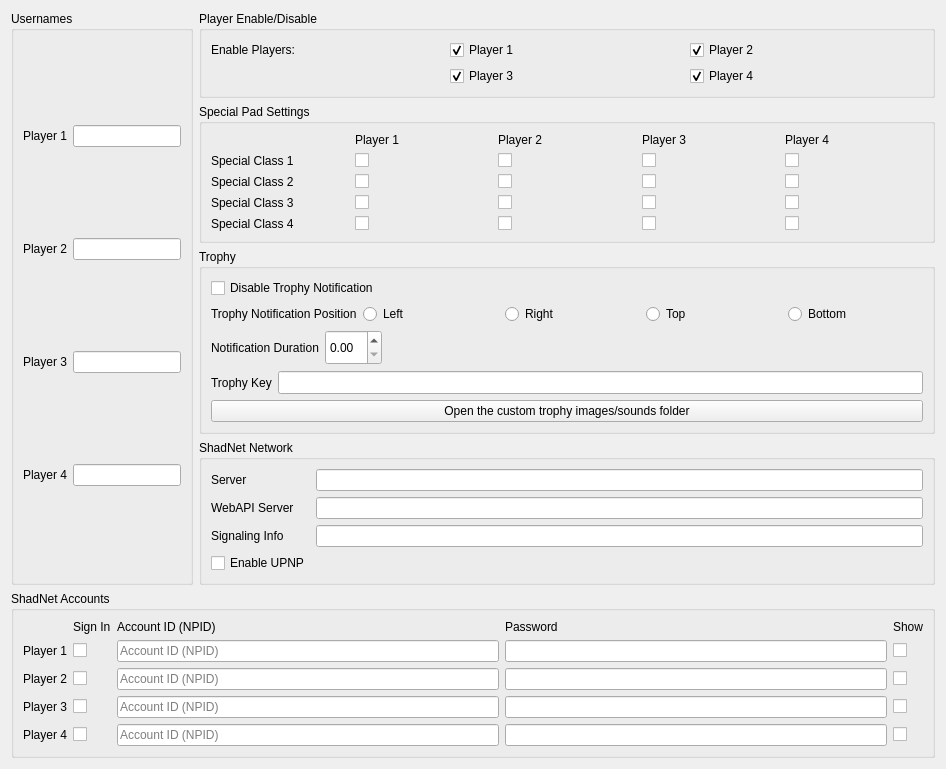
						<widget class="QWidget" name="userTabContents">
							<property name="geometry">
								<rect>
									<x>0</x>
									<y>0</y>
									<width>946</width>
									<height>536</height>
								</rect>
							</property>
							<layout class="QVBoxLayout" name="userTabVLayout" stretch="0,1">
								<item>
									<layout class="QHBoxLayout" name="horizontalLayout_2" stretch="0,1">
										<property name="leftMargin">
											<number>0</number>
										</property>
										<property name="topMargin">
											<number>0</number>
										</property>
										<item>
											<layout class="QHBoxLayout" name="hLayoutUserName">
												<item>
													<widget class="QGroupBox" name="userNamesGroup">
														<property name="title">
															<string>Usernames</string>
														</property>
														<layout class="QVBoxLayout" name="userNamesLayout">
															<property name="leftMargin">
																<number>9</number>
															</property>
															<property name="topMargin">
																<number>9</number>
															</property>
															<property name="rightMargin">
																<number>9</number>
															</property>
															<property name="bottomMargin">
																<number>9</number>
															</property>
															<item>
																<layout class="QHBoxLayout" name="user1Layout">
																	<item>
																		<widget class="QLabel" name="labelUser1">
																			<property name="text">
																				<string>Player 1</string>
																			</property>
																		</widget>
																	</item>
																	<item>
																		<widget class="QLineEdit" name="userName1LineEdit"/>
																	</item>
																</layout>
															</item>

															<item>
																<layout class="QHBoxLayout" name="user2Layout">
																	<item>
																		<widget class="QLabel" name="labelUser2">
																			<property name="text">
																				<string>Player 2</string>
																			</property>
																		</widget>
																	</item>
																	<item>
																		<widget class="QLineEdit" name="userName2LineEdit"/>
																	</item>
																</layout>
															</item>

															<item>
																<layout class="QHBoxLayout" name="user3Layout">
																	<item>
																		<widget class="QLabel" name="labelUser3">
																			<property name="text">
																				<string>Player 3</string>
																			</property>
																		</widget>
																	</item>
																	<item>
																		<widget class="QLineEdit" name="userName3LineEdit"/>
																	</item>
																</layout>
															</item>

															<item>
																<layout class="QHBoxLayout" name="user4Layout">
																	<item>
																		<widget class="QLabel" name="labelUser4">
																			<property name="text">
																				<string>Player 4</string>
																			</property>
																		</widget>
																	</item>
																	<item>
																		<widget class="QLineEdit" name="userName4LineEdit"/>
																	</item>
																</layout>
															</item>

														</layout>
													</widget>
												</item>
											</layout>
										</item>
										<item>
											<layout class="QVBoxLayout" name="playerSettingsLayout">
												<item>
													<widget class="QGroupBox" name="playerEnableGroupBox">
														<property name="title">
															<string>Player Enable/Disable</string>
														</property>
														<property name="sizePolicy">
															<sizepolicy hsizetype="Preferred" vsizetype="Expanding">
																<horstretch>0</horstretch>
																<verstretch>0</verstretch>
															</sizepolicy>
														</property>
														<layout class="QGridLayout" name="playerEnableGridLayout">
															<property name="leftMargin">
																<number>9</number>
															</property>
															<property name="topMargin">
																<number>9</number>
															</property>
															<property name="rightMargin">
																<number>9</number>
															</property>
															<property name="bottomMargin">
																<number>9</number>
															</property>
															<item row="0" column="0">
																<widget class="QLabel">
																	<property name="text">
																		<string>Enable Players:</string>
																	</property>
																</widget>
															</item>
															<item row="0" column="1">
																<widget class="QCheckBox" name="enablePlayer1CheckBox">
																	<property name="text">
																		<string>Player 1</string>
																	</property>
																	<property name="checked">
																		<bool>true</bool>
																	</property>
																</widget>
															</item>
															<item row="0" column="2">
																<widget class="QCheckBox" name="enablePlayer2CheckBox">
																	<property name="text">
																		<string>Player 2</string>
																	</property>
																	<property name="checked">
																		<bool>true</bool>
																	</property>
																</widget>
															</item>
															<item row="1" column="1">
																<widget class="QCheckBox" name="enablePlayer3CheckBox">
																	<property name="text">
																		<string>Player 3</string>
																	</property>
																	<property name="checked">
																		<bool>true</bool>
																	</property>
																</widget>
															</item>
															<item row="1" column="2">
																<widget class="QCheckBox" name="enablePlayer4CheckBox">
																	<property name="text">
																		<string>Player 4</string>
																	</property>
																	<property name="checked">
																		<bool>true</bool>
																	</property>
																</widget>
															</item>
														</layout>
													</widget>
												</item>
												<item>
													<widget class="QGroupBox" name="specialPadGroupBox">
														<property name="title">
															<string>Special Pad Settings</string>
														</property>
														<property name="sizePolicy">
															<sizepolicy hsizetype="Preferred" vsizetype="Expanding">
																<horstretch>0</horstretch>
																<verstretch>0</verstretch>
															</sizepolicy>
														</property>
														<layout class="QGridLayout" name="specialPadGridLayout">
															<property name="leftMargin">
																<number>9</number>
															</property>
															<property name="topMargin">
																<number>9</number>
															</property>
															<property name="rightMargin">
																<number>9</number>
															</property>
															<property name="bottomMargin">
																<number>9</number>
															</property>
															<item row="0" column="0">
																<widget class="QLabel">
																	<property name="text">
																		<string></string>
																	</property>
																</widget>
															</item>
															<item row="0" column="1">
																<widget class="QLabel">
																	<property name="text">
																		<string>Player 1</string>
																	</property>
																</widget>
															</item>
															<item row="0" column="2">
																<widget class="QLabel">
																	<property name="text">
																		<string>Player 2</string>
																	</property>
																</widget>
															</item>
															<item row="0" column="3">
																<widget class="QLabel">
																	<property name="text">
																		<string>Player 3</string>
																	</property>
																</widget>
															</item>
															<item row="0" column="4">
																<widget class="QLabel">
																	<property name="text">
																		<string>Player 4</string>
																	</property>
																</widget>
															</item>
															<item row="1" column="0">
																<widget class="QLabel">
																	<property name="text">
																		<string>Special Class 1</string>
																	</property>
																</widget>
															</item>
															<item row="2" column="0">
																<widget class="QLabel">
																	<property name="text">
																		<string>Special Class 2</string>
																	</property>
																</widget>
															</item>
															<item row="3" column="0">
																<widget class="QLabel">
																	<property name="text">
																		<string>Special Class 3</string>
																	</property>
																</widget>
															</item>
															<item row="4" column="0">
																<widget class="QLabel">
																	<property name="text">
																		<string>Special Class 4</string>
																	</property>
																</widget>
															</item>
															<item row="1" column="1">
																<widget class="QCheckBox" name="spc1_p1"/>
															</item>
															<item row="1" column="2">
																<widget class="QCheckBox" name="spc1_p2"/>
															</item>
															<item row="1" column="3">
																<widget class="QCheckBox" name="spc1_p3"/>
															</item>
															<item row="1" column="4">
																<widget class="QCheckBox" name="spc1_p4"/>
															</item>
															<item row="2" column="1">
																<widget class="QCheckBox" name="spc2_p1"/>
															</item>
															<item row="2" column="2">
																<widget class="QCheckBox" name="spc2_p2"/>
															</item>
															<item row="2" column="3">
																<widget class="QCheckBox" name="spc2_p3"/>
															</item>
															<item row="2" column="4">
																<widget class="QCheckBox" name="spc2_p4"/>
															</item>
															<item row="3" column="1">
																<widget class="QCheckBox" name="spc3_p1"/>
															</item>
															<item row="3" column="2">
																<widget class="QCheckBox" name="spc3_p2"/>
															</item>
															<item row="3" column="3">
																<widget class="QCheckBox" name="spc3_p3"/>
															</item>
															<item row="3" column="4">
																<widget class="QCheckBox" name="spc3_p4"/>
															</item>
															<item row="4" column="1">
																<widget class="QCheckBox" name="spc4_p1"/>
															</item>
															<item row="4" column="2">
																<widget class="QCheckBox" name="spc4_p2"/>
															</item>
															<item row="4" column="3">
																<widget class="QCheckBox" name="spc4_p3"/>
															</item>
															<item row="4" column="4">
																<widget class="QCheckBox" name="spc4_p4"/>
															</item>
														</layout>
													</widget>
												</item>
												<item>
													<widget class="QGroupBox" name="trophyGroupBox">
														<property name="title">
															<string>Trophy</string>
														</property>
														<property name="sizePolicy">
															<sizepolicy hsizetype="Preferred" vsizetype="Expanding">
																<horstretch>0</horstretch>
																<verstretch>0</verstretch>
															</sizepolicy>
														</property>
														<layout class="QVBoxLayout" name="userNameLayout_2">
															<property name="leftMargin">
																<number>9</number>
															</property>
															<property name="topMargin">
																<number>9</number>
															</property>
															<property name="rightMargin">
																<number>9</number>
															</property>
															<property name="bottomMargin">
																<number>9</number>
															</property>
															<item>
																<widget class="QCheckBox" name="disableTrophycheckBox">
																	<property name="text">
																		<string>Disable Trophy Notification</string>
																	</property>
																</widget>
															</item>
															<item>
																<layout class="QHBoxLayout" name="horizontalLayout_SidePopUps">
																	<property name="bottomMargin">
																		<number>0</number>
																	</property>
																	<item>
																		<widget class="QLabel" name="label_SidePopUps">
																			<property name="sizePolicy">
																				<sizepolicy hsizetype="Maximum" vsizetype="Preferred">
																					<horstretch>0</horstretch>
																					<verstretch>0</verstretch>
																				</sizepolicy>
																			</property>
																			<property name="text">
																				<string>Trophy Notification Position</string>
																			</property>
																		</widget>
																	</item>
																	<item>
																		<widget class="QRadioButton" name="radioButton_Left">
																			<property name="text">
																				<string>Left</string>
																			</property>
																		</widget>
																	</item>
																	<item>
																		<widget class="QRadioButton" name="radioButton_Right">
																			<property name="text">
																				<string>Right</string>
																			</property>
																		</widget>
																	</item>
																	<item>
																		<widget class="QRadioButton" name="radioButton_Top">
																			<property name="text">
																				<string>Top</string>
																			</property>
																		</widget>
																	</item>
																	<item>
																		<widget class="QRadioButton" name="radioButton_Bottom">
																			<property name="text">
																				<string>Bottom</string>
																			</property>
																		</widget>
																	</item>
																</layout>
															</item>
															<item>
																<layout class="QHBoxLayout" name="horizontalLayout_PopUpsDuration">
																	<property name="bottomMargin">
																		<number>0</number>
																	</property>
																	<item>
																		<widget class="QLabel" name="label_PopUpDuration">
																			<property name="sizePolicy">
																				<sizepolicy hsizetype="Maximum" vsizetype="Preferred">
																					<horstretch>0</horstretch>
																					<verstretch>0</verstretch>
																				</sizepolicy>
																			</property>
																			<property name="text">
																				<string>Notification Duration</string>
																			</property>
																		</widget>
																	</item>
																	<item>
																		<widget class="QDoubleSpinBox" name="popUpDurationSpinBox">
																			<property name="minimumSize">
																				<size>
																					<width>0</width>
																					<height>35</height>
																				</size>
																			</property>
																		</widget>
																	</item>
																	<item>
																		<spacer name="horizontalSpacer_4">
																			<property name="orientation">
																				<enum>Qt::Orientation::Horizontal</enum>
																			</property>
																			<property name="sizeHint" stdset="0">
																				<size>
																					<width>40</width>
																					<height>20</height>
																				</size>
																			</property>
																		</spacer>
																	</item>
																</layout>
															</item>
															<item>
																<layout class="QHBoxLayout" name="horizontalLayout_trophyKey">
																	<property name="bottomMargin">
																		<number>0</number>
																	</property>
																	<item>
																		<widget class="QLabel" name="label_Trophy">
																			<property name="text">
																				<string>Trophy Key</string>
																			</property>
																		</widget>
																	</item>
																	<item>
																		<widget class="QLineEdit" name="trophyKeyLineEdit">
																			<property name="minimumSize">
																				<size>
																					<width>0</width>
																					<height>0</height>
																				</size>
																			</property>
																			<property name="font">
																				<font>
																					<pointsize>10</pointsize>
																					<bold>false</bold>
																				</font>
																			</property>
																		</widget>
																	</item>
																</layout>
															</item>
															<item>
																<widget class="QPushButton" name="OpenCustomTrophyLocationButton">
																	<property name="text">
																		<string>Open the custom trophy images/sounds folder</string>
																	</property>
																</widget>
															</item>
														</layout>
													</widget>
												</item>
												<item>
													<widget class="QGroupBox" name="shadnetNetworkGroupBox">
														<property name="sizePolicy">
															<sizepolicy hsizetype="Preferred" vsizetype="Minimum">
																<horstretch>0</horstretch>
																<verstretch>0</verstretch>
															</sizepolicy>
														</property>
														<property name="title">
															<string>ShadNet Network</string>
														</property>
														<layout class="QFormLayout" name="shadnetNetworkFormLayout">
															<property name="fieldGrowthPolicy">
																<enum>QFormLayout::FieldGrowthPolicy::AllNonFixedFieldsGrow</enum>
															</property>
															<item row="0" column="0">
																<widget class="QLabel" name="serverLabel">
																	<property name="text">
																		<string>Server</string>
																	</property>
																</widget>
															</item>
															<item row="0" column="1">
																<widget class="QLineEdit" name="serverLineEdit"/>
															</item>
															<item row="1" column="0">
																<widget class="QLabel" name="servWebApiLabel">
																	<property name="text">
																		<string>WebAPI Server</string>
																	</property>
																</widget>
															</item>
															<item row="1" column="1">
																<widget class="QLineEdit" name="servWebApiLineEdit"/>
															</item>
															<item row="2" column="0">
																<widget class="QLabel" name="signalingInfoLabel">
																	<property name="text">
																		<string>Signaling Info</string>
																	</property>
																</widget>
															</item>
															<item row="2" column="1">
																<widget class="QLineEdit" name="signalingInfoLineEdit"/>
															</item>
															<item row="3" column="0">
																<widget class="QCheckBox" name="upnpCheckBox">
																	<property name="text">
																		<string>Enable UPNP</string>
																	</property>
																</widget>
															</item>
														</layout>
													</widget>
												</item>
											</layout>
										</item>
									</layout>
								</item>
								<item>
									<widget class="QGroupBox" name="shadnetAccountsGroupBox">
										<property name="title">
											<string>ShadNet Accounts</string>
										</property>
										<layout class="QGridLayout" name="shadnetAccountsGridLayout">
											<item row="0" column="1">
												<widget class="QLabel" name="labelShadnetSignIn">
													<property name="text">
														<string>Sign In</string>
													</property>
												</widget>
											</item>
											<item row="0" column="2">
												<widget class="QLabel" name="labelShadnetNpid">
													<property name="text">
														<string>Account ID (NPID)</string>
													</property>
												</widget>
											</item>
											<item row="0" column="3">
												<widget class="QLabel" name="labelShadnetPassword">
													<property name="text">
														<string>Password</string>
													</property>
												</widget>
											</item>
											<item row="0" column="4">
												<widget class="QLabel" name="labelShadnetShow">
													<property name="text">
														<string>Show</string>
													</property>
												</widget>
											</item>
											<item row="1" column="0">
												<widget class="QLabel" name="labelShadnetPlayer1">
													<property name="text">
														<string>Player 1</string>
													</property>
												</widget>
											</item>
											<item row="1" column="1">
												<widget class="QCheckBox" name="shadnetEnableCheckBox1"/>
											</item>
											<item row="1" column="2">
												<widget class="QLineEdit" name="shadnetNpidLineEdit1">
													<property name="placeholderText">
														<string>Account ID (NPID)</string>
													</property>
												</widget>
											</item>
											<item row="1" column="3">
												<widget class="QLineEdit" name="shadnetPasswordLineEdit1">
													<property name="echoMode">
														<enum>QLineEdit::Password</enum>
													</property>
												</widget>
											</item>
											<item row="1" column="4">
												<widget class="QCheckBox" name="shadnetShowPasswordCheckBox1"/>
											</item>
											<item row="2" column="0">
												<widget class="QLabel" name="labelShadnetPlayer2">
													<property name="text">
														<string>Player 2</string>
													</property>
												</widget>
											</item>
											<item row="2" column="1">
												<widget class="QCheckBox" name="shadnetEnableCheckBox2"/>
											</item>
											<item row="2" column="2">
												<widget class="QLineEdit" name="shadnetNpidLineEdit2">
													<property name="placeholderText">
														<string>Account ID (NPID)</string>
													</property>
												</widget>
											</item>
											<item row="2" column="3">
												<widget class="QLineEdit" name="shadnetPasswordLineEdit2">
													<property name="echoMode">
														<enum>QLineEdit::Password</enum>
													</property>
												</widget>
											</item>
											<item row="2" column="4">
												<widget class="QCheckBox" name="shadnetShowPasswordCheckBox2"/>
											</item>
											<item row="3" column="0">
												<widget class="QLabel" name="labelShadnetPlayer3">
													<property name="text">
														<string>Player 3</string>
													</property>
												</widget>
											</item>
											<item row="3" column="1">
												<widget class="QCheckBox" name="shadnetEnableCheckBox3"/>
											</item>
											<item row="3" column="2">
												<widget class="QLineEdit" name="shadnetNpidLineEdit3">
													<property name="placeholderText">
														<string>Account ID (NPID)</string>
													</property>
												</widget>
											</item>
											<item row="3" column="3">
												<widget class="QLineEdit" name="shadnetPasswordLineEdit3">
													<property name="echoMode">
														<enum>QLineEdit::Password</enum>
													</property>
												</widget>
											</item>
											<item row="3" column="4">
												<widget class="QCheckBox" name="shadnetShowPasswordCheckBox3"/>
											</item>
											<item row="4" column="0">
												<widget class="QLabel" name="labelShadnetPlayer4">
													<property name="text">
														<string>Player 4</string>
													</property>
												</widget>
											</item>
											<item row="4" column="1">
												<widget class="QCheckBox" name="shadnetEnableCheckBox4"/>
											</item>
											<item row="4" column="2">
												<widget class="QLineEdit" name="shadnetNpidLineEdit4">
													<property name="placeholderText">
														<string>Account ID (NPID)</string>
													</property>
												</widget>
											</item>
											<item row="4" column="3">
												<widget class="QLineEdit" name="shadnetPasswordLineEdit4">
													<property name="echoMode">
														<enum>QLineEdit::Password</enum>
													</property>
												</widget>
											</item>
											<item row="4" column="4">
												<widget class="QCheckBox" name="shadnetShowPasswordCheckBox4"/>
											</item>
										</layout>
									</widget>
								</item>
								<item>
									<spacer name="userTabSpacer">
										<property name="orientation">
											<enum>Qt::Orientation::Vertical</enum>
										</property>
										<property name="sizeType">
											<enum>QSizePolicy::Policy::MinimumExpanding</enum>
										</property>
										<property name="sizeHint" stdset="0">
											<size>
												<width>0</width>
												<height>0</height>
											</size>
										</property>
									</spacer>
								</item>
							</layout>
						</widget>
